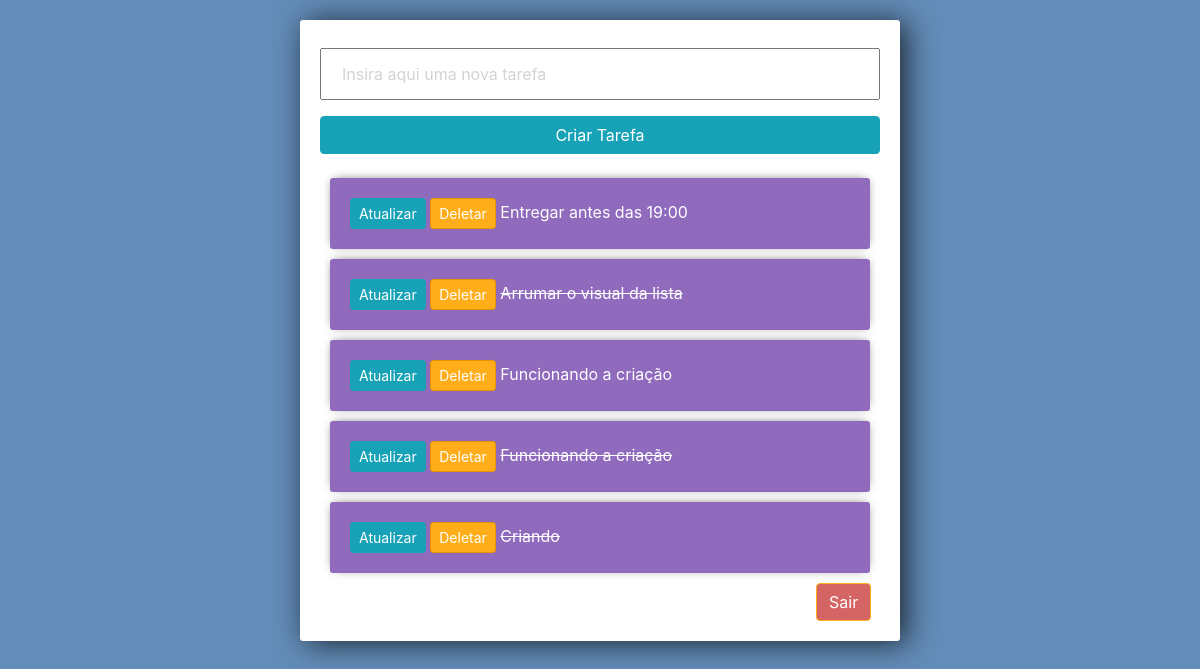
Before: /lista_tarefas with the older database file.
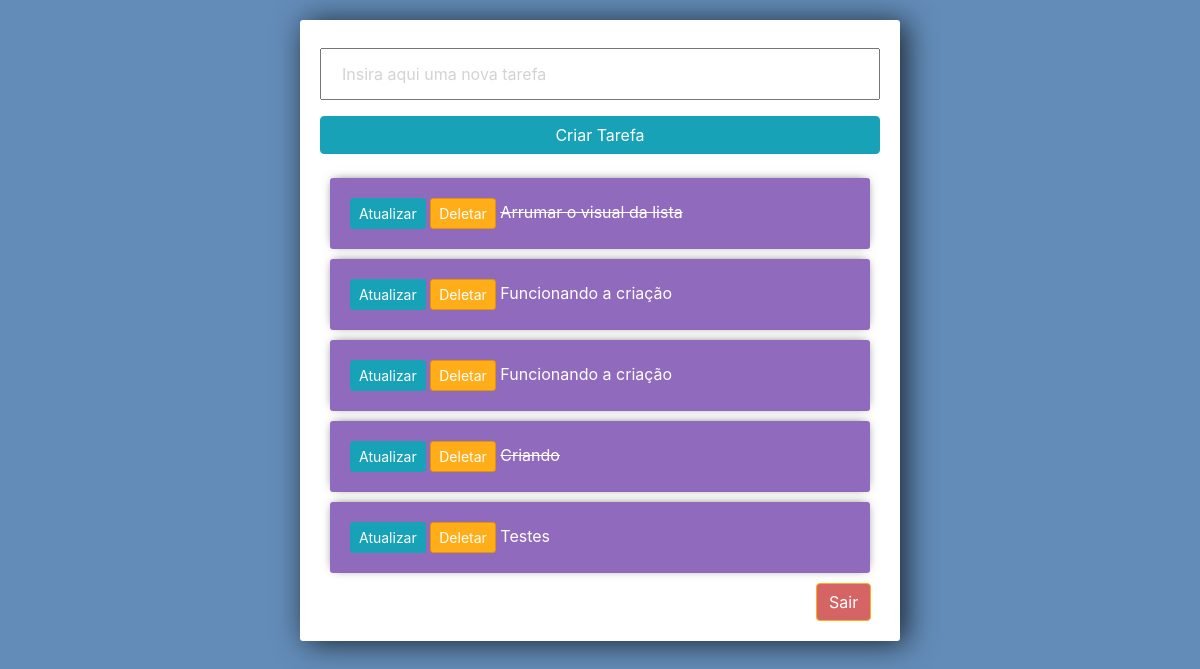
After: the same page with the newer database file.
### tarefas/models.py (models this page shows)
class Tarefa(models.Model):
    titulo = models.CharField(max_length=50)
    completa = models.BooleanField(default= False)
    criacao = models.DateTimeField(auto_now_add=True)
    def __str__(self):
        return self.titulo

### tarefas/views.py (the view)
# urls.py: path('lista_tarefas', views.lista, name="lista-tarefas"),
def lista(request):
    tarefas = Tarefa.objects.all()
    form = TarefaForm()
    if request.method == "POST":
        form = TarefaForm(request.POST)
        if form.is_valid():
            form.save()
        return redirect('lista-tarefas')
    context = {'tarefas': tarefas,'form':form}
    return render(request, 'tarefas/lista_tarefas.html', context)

### tarefas/forms.py
class TarefaForm(forms.ModelForm):
    titulo = forms.CharField(widget= forms.TextInput(attrs={'placeholder': 'Insira aqui uma nova tarefa'}))
    class Meta:
        model = Tarefa
        fields = '__all__'

### tarefas/templates/tarefas/lista_tarefas.html (shortened to what this page needs)
<link rel="stylesheet" href="https://stackpath.bootstrapcdn.com/bootstrap/4.4.1/css/bootstrap.min.css">
<div class="center-column">
    <form method="POST" action="lista_tarefas">
        {{form.titulo}}
        <input class="btn btn-info" type="submit" value="Criar Tarefa" name= "Criar Tarefa">
    </form>
    <div class="todo-list">
        {% for tarefa in tarefas %}
            <div class="item-row">
                <a class="btn btn-sm btn-info " href="{% url 'atualizar-tarefa' tarefa.id %}">Atualizar</a>
                <a class="btn btn-sm btn-danger" href="{% url 'deletar-tarefa' tarefa.id %}">Deletar</a>
                {% if tarefa.completa == True %}
                    <strike>{{tarefa}}</strike>
                {% else %}
                    <span>{{tarefa}}</span>
                {% endif %}
            </div>
        {% endfor %}
    </div>
    <a class="btn btn-danger btn-sair" href="registro/logout" >Sair</a>
</div>

Changed rows visible on the page:
removed Tarefa: titulo "Entregar antes das 19:00"
changed Tarefa (number 3 of 5 on the later page): completa True → False (drawn)
added Tarefa: titulo "Testes"
